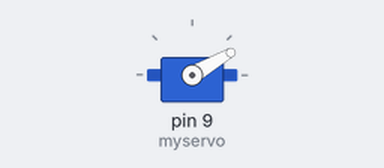
Recording of a sketch running on a simulated Arduino Uno, built with avr-gcc and run on an emulated ATmega328P. Parts: servo.

Above: at 0.05 s.
At 0.6 s:
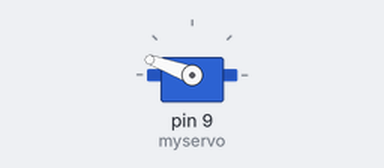
At 1.2 s:
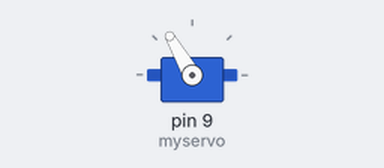
At 2.35 s:
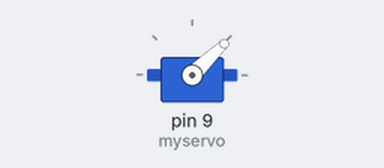
Timing chart, 0 to 6.9 s (numbered marks = the images above):
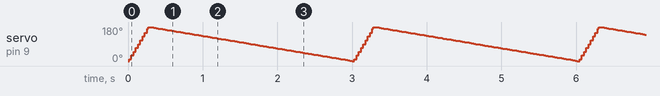

The sketch:

sketch_mar03a.ino
```cpp
#include <Servo.h>

Servo myservo;  // create servo object to control a servo
// twelve servo objects can be created on most boards

int pos = 0;    // variable to store the servo position

void setup() {
  myservo.attach(9);  // attaches the servo on pin 9 to the servo object
}

void loop() {
  for (pos = 0; pos <= 180; pos += 10) { // goes from 0 degrees to 180 degrees
    // in steps of 1 degree
    myservo.write(pos);              // tell servo to go to position in variable 'pos'
    delay(15);                       // waits 15ms for the servo to reach the position
  }
  for (pos = 180; pos >= 0; pos -= 1) { // goes from 180 degrees to 0 degrees
    myservo.write(pos);              // tell servo to go to position in variable 'pos'
    delay(15);                       // waits 15ms for the servo to reach the position
  }
}
```
